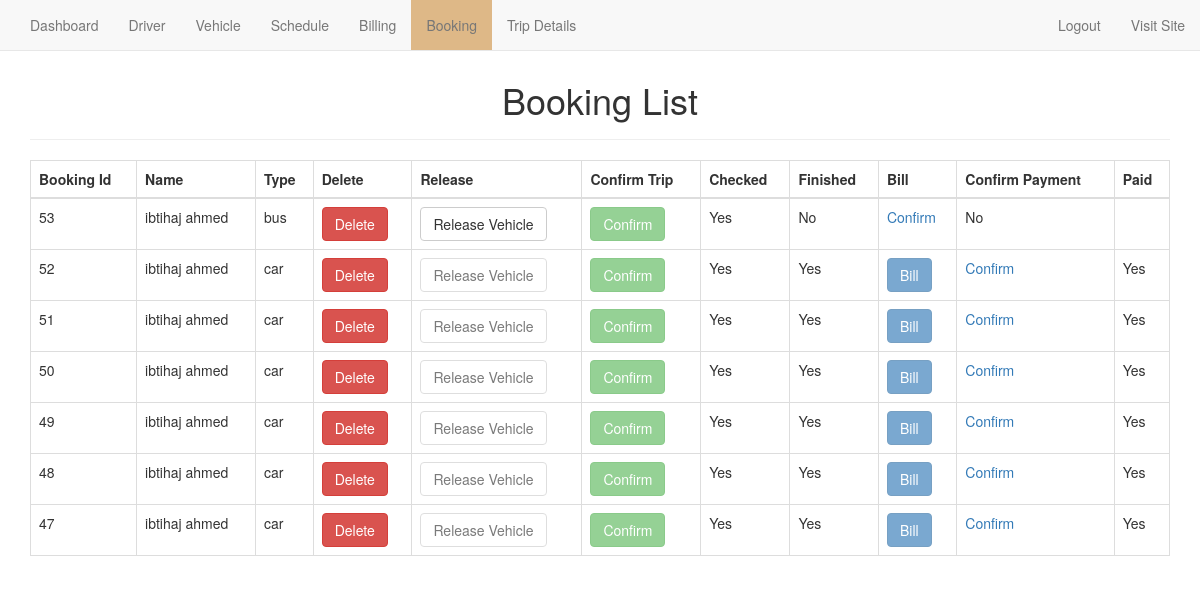
Page /bookinglist.php on the earlier database version.
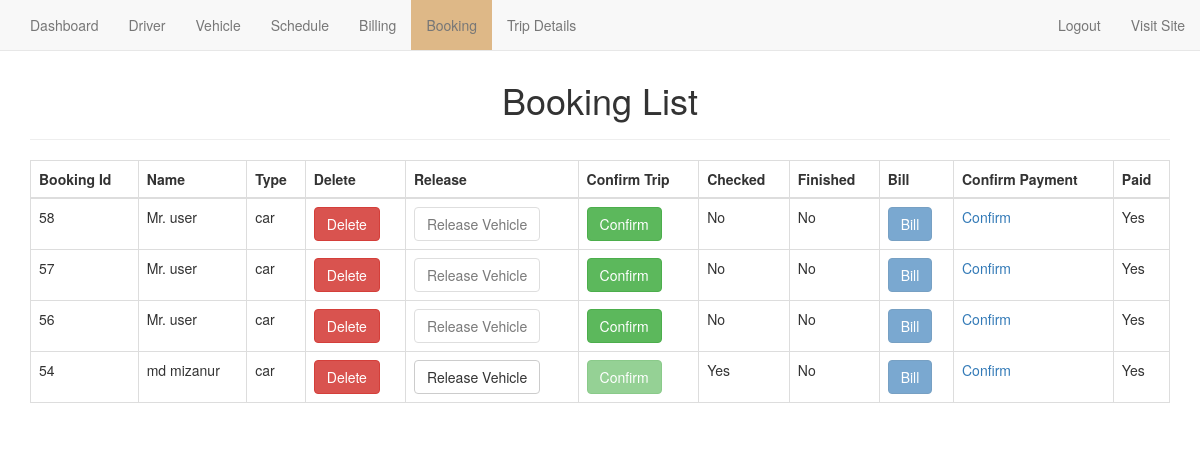
Same page on the later database version.
### tables this page shows
CREATE TABLE `booking` (
  `booking_id` int(11) NOT NULL,
  `name` varchar(255) NOT NULL,
  `username` varchar(100) NOT NULL,
  `department` varchar(100) NOT NULL,
  `type` varchar(8) NOT NULL,
  `req_date` varchar(100) NOT NULL,
  `req_time` varchar(100) NOT NULL,
  `ret_date` varchar(100) NOT NULL,
  `ret_time` varchar(100) NOT NULL,
  `destination` varchar(100) NOT NULL,
  `pickup_point` varchar(100) NOT NULL,
  `resons` varchar(255) NOT NULL,
  `email` varchar(50) NOT NULL,
  `mobile` int(14) NOT NULL,
  `confirmation` int(11) NOT NULL,
  `veh_reg` varchar(255) NOT NULL,
  `driverid` int(11) NOT NULL,
  `finished` int(11) NOT NULL,
  `paid` int(11) NOT NULL
);

### bookinglist.php (the view, shortened to what this page needs)
<?php
     $connection= mysqli_connect('localhost','root','','transport_management');
    $select_query="SELECT * FROM `booking` ORDER BY booking_id DESC";
    $result= mysqli_query($connection,$select_query);
?>
<!DOCTYPE html>
<html lang="en">
<head>
    <link href="http://maxcdn.bootstrapcdn.com/bootstrap/3.2.0/css/bootstrap.min.css" rel="stylesheet">
    <link rel="stylesheet" href="http://cdn.datatables.net/1.10.2/css/jquery.dataTables.min.css">
    <link rel="stylesheet" href="sweetalert2/sweetalert2.css">
    <link rel="stylesheet" href="animate.css">
    <link rel="stylesheet" href="style.css">
</head>
<body>
  <?php include 'navbar_admin.php'; ?>
  <br><br>
   <div class="container">
        <div class="row">
           <div class="col-md-12">
             <div class="page-header">
                <h1 style="text-align: center;">Booking List</h1>
              </div>
              <table id="myTable" class="table table-bordered animated bounce">
                <thead>
                    <th>Booking Id</th>
                    <th>Name</th>
                    <th>Type</th>
                    <th>Delete</th>
                    <th>Release</th>
                    <th>Confirm Trip</th>
                    <th>Checked</th>
                    <th>Finished</th>
                    <th>Bill</th>
                    <th>Confirm Payment</th>
                    <th>Paid</th>
                </thead>
                <tbody>
                    <?php while($row=mysqli_fetch_assoc($result)){ ?>
                    <tr>
                        <td><?php echo $row['booking_id']; ?></td>
                        <td><?php echo $row['name']; ?></td>
                        <td><?php echo $row['type']; ?></td>
                        <td><a class="btn btn-danger" href="deletebooking.php?id=<?php echo $row['booking_id']; ?>">Delete</a></td>
                        <?php if($row['confirmation']==0 or $row['finished']==1)  { ?>
                        <td><a class="btn btn-default disabled" href="releasebooking.php?id=<?php echo $row['booking_id']; ?>">Release Vehicle</a></td>
                        <?php } else{ ?>
                        <td><a class="btn btn-default" href="releasebooking.php?id=<?php echo $row['booking_id']; ?>">Release Vehicle</a></td>
                        <?php } ?>
                        <?php if($row['confirmation']=='0'){ ?>
                        <td><a class="btn btn-success" href="confirmbooking.php?id=<?php echo $row['booking_id']; ?>">Confirm</a></td>
                        <?php } else { ?>
                        <td><a class="btn btn-success disabled" href="confirmbooking.php?id=<?php echo $row['booking_id']; ?>">Confirm</a></td>
                        <?php } ?>
                        <?php if($row['confirmation']=='0'){ ?>
                        <td>No</td>
                        <?php } else { ?>
                        <td>Yes</td>
                        <?php }  ?>
                        <?php if($row['finished']=='0'){ ?>
                        <td>No</td>
                        <?php } else { ?>
                        <td>Yes</td>
                        <?php }  ?>
                        <?php if($row['finished']=='1' and $row['paid']==0 ){  ?>
                        <td><a class="btn btn-primary" href="bill.php?id=<?php echo $row['booking_id']; ?>">Bill</a></td>
                         <?php } else if($row['paid']==1 ) { ?>
                          <td><a class="btn btn-primary disabled" href="bill.php?id=<?php echo $row['booking_id']; ?>">Bill</a></td>
                          <?php }  ?>
                          <td><a href="confirmpayment.php?id=<?php echo $row['booking_id']; ?>">Confirm</a></td>
                          <?php if($row['paid']=='0'){ ?>
                        <td>No</td>
                        <?php } else { ?>
                        <td>Yes</td>
                        <?php }  ?>
                    </tr>
                    <?php }   ?>
                </tbody>
            </table>
            </div>
        </div>
   </div>
</body>
</html>

Differences in the rows shown:
removed booking: booking_id "53", name "ibtihaj ahmed", type "bus", confirmation "Yes", finished "No", paid "No"
removed booking: booking_id "52", name "ibtihaj ahmed", type "car", confirmation "Yes", finished "Yes", paid "Yes"
removed booking: booking_id "51", name "ibtihaj ahmed", type "car", confirmation "Yes", finished "Yes", paid "Yes"
removed booking: booking_id "50", name "ibtihaj ahmed", type "car", confirmation "Yes", finished "Yes", paid "Yes"
removed booking: booking_id "49", name "ibtihaj ahmed", type "car", confirmation "Yes", finished "Yes", paid "Yes"
removed booking: booking_id "48", name "ibtihaj ahmed", type "car", confirmation "Yes", finished "Yes", paid "Yes"
removed booking: booking_id "47", name "ibtihaj ahmed", type "car", confirmation "Yes", finished "Yes", paid "Yes"
added booking: booking_id "58", name "Mr. user", type "car", confirmation "No", finished "No", paid "Yes"
added booking: booking_id "57", name "Mr. user", type "car", confirmation "No", finished "No", paid "Yes"
added booking: booking_id "56", name "Mr. user", type "car", confirmation "No", finished "No", paid "Yes"
added booking: booking_id "54", name "md mizanur", type "car", confirmation "Yes", finished "No", paid "Yes"
